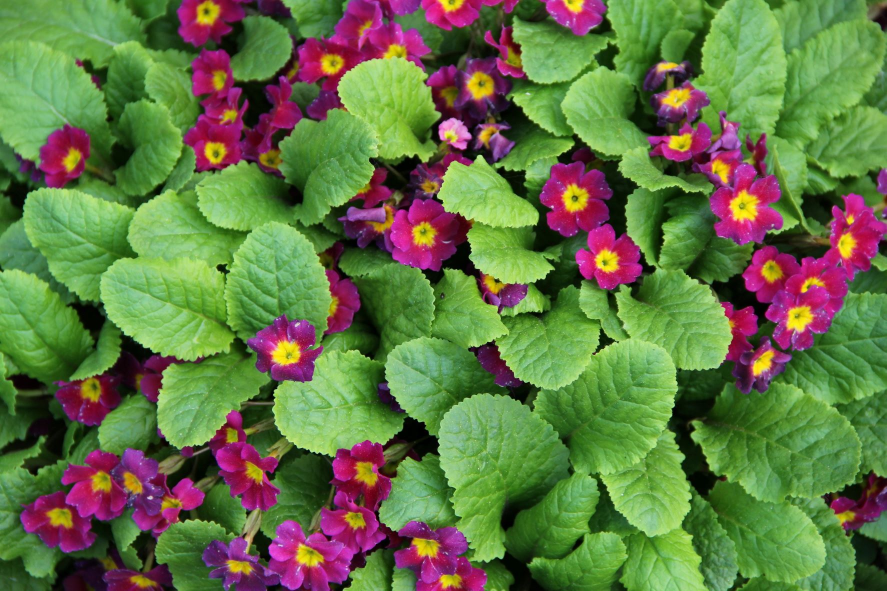
#> input picture lab5/flowers.JPG, 1773 x 1182 px (shown at 1/2 size)
$ jupyter execute --allow-errors lab5.ipynb
#> lines starting #> are read from the running program, lines starting #| are printed output that depends on the picture
# Визуализация массивов numpy

## Изображения как массивы
В компьютерной графике используется так называемое "растровое" представление изображения, которое представляет собой не что иное как матрицу "пикселей", каждый элемент которой является числовым кодом цвета. Массив numpy, имеющий подходящие размеры и подходящий тип данных, может быть визуализирован непосредственно как растровое изображение. Посмотрим простой пример.

[cell 1]
import numpy as np
gradient = np.tile(np.arange(0, 256, dtype='uint8'), (255, 1))
gradient

Стоит обратить внимание на тип данных - uint8. Это целое беззнаковое 8-битное число. Проще говоря, просто 1 байт. Именно такой тип используется для кодирования цвета (хотя библиотека matplotlib позволяет визуализировать массивы с любыми типами данных, но для некоторых других целей стоит использовать тип uint8). О функции `np.tile` почитайте подробнее в документации.

[cell 2]
import matplotlib.pyplot as plt
plt.imshow(gradient, cmap='gray', vmin=0, vmax=255)
plt.show()

Визуализация массива в matplotlib выполняется с помощью функции imshow. Аргументы `cmap='gray', vmin=0, vmax=255` говорят о том, что должны использоваться оттенки серого со значениями от 0 (черный) до 255 (белый).

**Упраженение №1**

Попробуйте поэкспериментировать с этими параметрами. Посмотреть встроенные цветовые схемы matplotlib можно здесь: https://matplotlib.org/stable/tutorials/colors/colormaps.html

[cell 3]
import matplotlib.pyplot as plt
plt.imshow(gradient, cmap='summer', vmin=100, vmax=200)
plt.show()

[cell 4]
import matplotlib.pyplot as plt
plt.imshow(gradient, cmap='Reds', vmin=0, vmax=255)
plt.show()

[cell 5]
import matplotlib.pyplot as plt
plt.imshow(gradient, cmap='plasma_r', vmin=0, vmax=255)
plt.show()

[cell 6]
import matplotlib.pyplot as plt
plt.imshow(gradient, cmap='plasma', vmin=1, vmax=10)
plt.show()

## Загрузка растрового изображения в массив
Воспользовавшись библиотекой pillow можно загрузить в массив растровое изображение.

[cell 7]
from PIL import Image
img = Image.open('flowers.JPG')
#> img is the input picture: PIL image 1773x1182 RGB; mean R, G, B 99, 116.7, 67.7
img_arr = np.array(img)

[cell 8]
img_arr.shape
#> Out = (1182, 1773, 3)

Мы получили 3-мерный массив. Первые две оси - это высота и ширина изображения, третья ось содержит три компонента цвета - красный, синий и зеленый. Отобразить изображение можно тем же способом.

[cell 9]
plt.imshow(img_arr)
plt.show()

Поскольку в данном случае мы имеем цветное изображение, параметр `cmap` указывать не нужно.

## Обработка изображений

Попробуем применить к изображению (или, что то же самое, к массиву) некоторые из известных нам операций. Например, усреднение по третьей оси (т.е. по оси цвета) дает нам черно-белое изображение.

[cell 10]
plt.imshow(img_arr.mean(axis=2), cmap='gray')
plt.show()
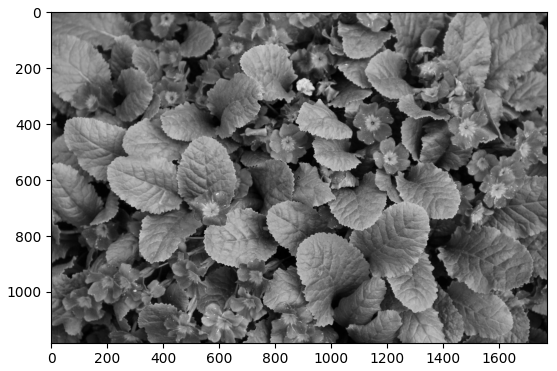
#> figure drawn by matplotlib, 1 panel

Можно визуализировать отдельно красный, зеленый и синий компоненты изображения.

[cell 11]
ax1 = plt.subplot(131)
ax1.imshow(img_arr[:, :, 0], cmap='Reds_r')
ax2 = plt.subplot(132)
ax2.imshow(img_arr[:, :, 1], cmap='Greens_r')
ax3 = plt.subplot(133)
ax3.imshow(img_arr[:, :, 2], cmap='Blues_r')
plt.show()
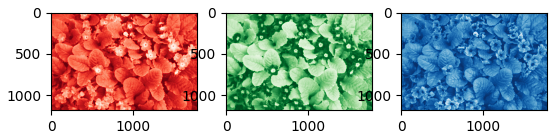
#> figure drawn by matplotlib, 3 panels

С помощью срезов и транспонирования можно переворачивать изображение (при транспонировании нужно правильно указать оси, чтобы цвет остался без изменений).

[cell 12]
ax1 = plt.subplot(221)
ax1.imshow(img_arr[::-1])
ax2 = plt.subplot(222)
ax2.imshow(img_arr[:, ::-1])
ax3 = plt.subplot(223)
ax3.imshow(img_arr[::-1, ::-1])
ax3 = plt.subplot(224)
ax3.imshow(np.transpose(img_arr, (1, 0, 2)))
plt.show()
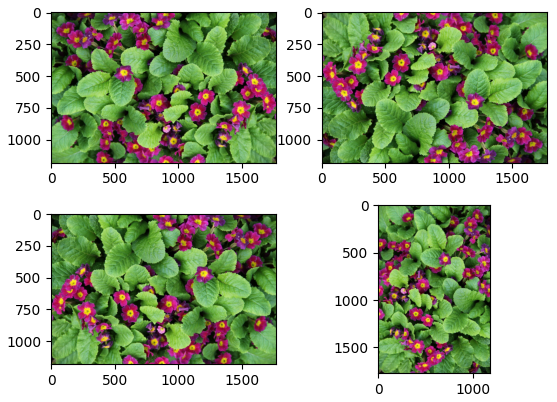
#> figure drawn by matplotlib, 4 panels

С помощью некоторых математических функций можно производить обработку изображения. Например, увеличить красный компонент (преобразования типов необходимы, чтобы не выйти за пределы допустимых значений байта и не получить некрасивые искажения).

[cell 13]
modified = img_arr.astype('float')
modified[:, :, 0] *= 1.5
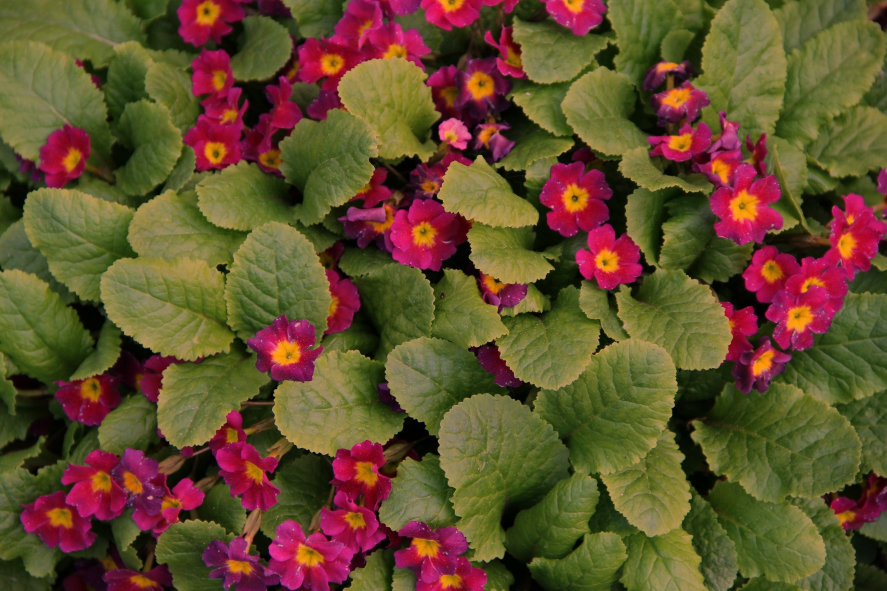
#> modified: shape (1182, 1773, 3) float64 (shown at 1/2 size); mean R, G, B 148.5, 116.7, 67.7; drawn with min black and max white
modified[modified > 255] = 255
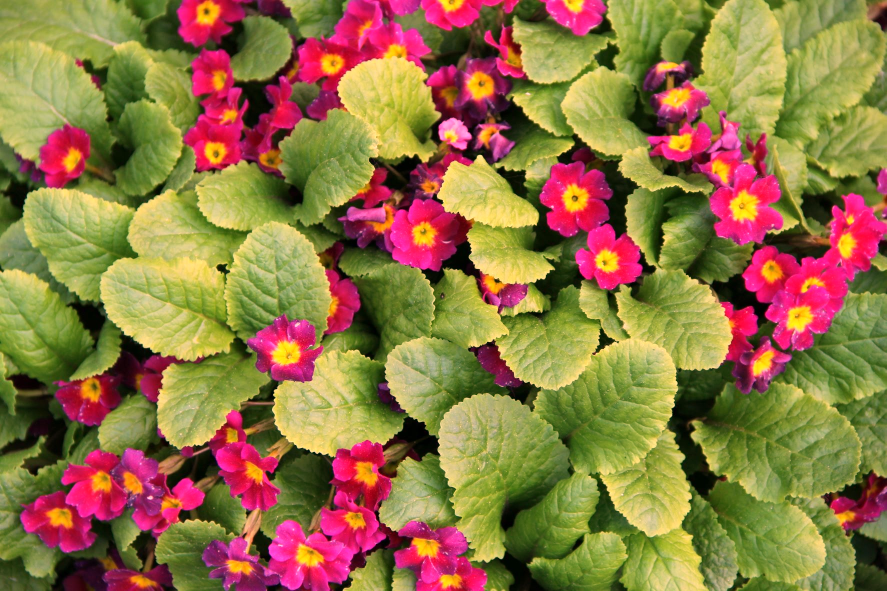
#> modified: shape (1182, 1773, 3) float64 (shown at 1/2 size); mean R, G, B 145.4, 116.7, 67.7
modified = modified.astype('uint8')
plt.imshow(modified)
plt.show()

Здесь стоит немного пояснить третью строчку. При применении к массивам логических операций мы получаем массив такого же размера, как исходный, но содержащий булевы значения.

[cell 14]
a = np.array([1, 2, 3, 4])
a > 2

С другой стороны в качестве "индекса" для среза мы можем использовать массив булевых значений, который означает, какие элементы из исходного массива войдут в срез, а какие - нет.

[cell 15]
a[[True, False, True, False]]

Соединяя эти два факта вместе мы получаем очень удобный способ фильтрации массива: в качестве индекса внутри квадратных скобок пишем логическое выражение, которое будет преобразовано в массив булевых значений, которые в свою очередь будут использваны в качестве индекса. Например, выберем из массива только четные элементы:

[cell 16]
a[a % 2 == 0]

Вернемся к нашему примеру. Строка `modified[modified > 255] = 255` означает, что те элементы массива, значение которых оказалось больше, чем 255 (максимальное значение в 1 байте), мы ограничиваем значением 255, чтобы избежать переполнения.

**Упражнение №2**

Поэкспериментируйте с этим примером. Попробуйте другие коэфициенты, другие компоненты цвета и другие математические операции.

[cell 17]
plt.imshow(img_arr.mean(axis=2), cmap='plasma_r')
plt.show()
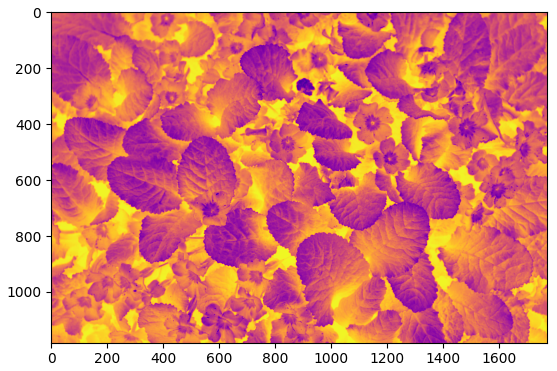
#> figure drawn by matplotlib, 1 panel

[cell 18]
ax1 = plt.subplot(221)
ax1.imshow(img_arr[::-1, ::-1])
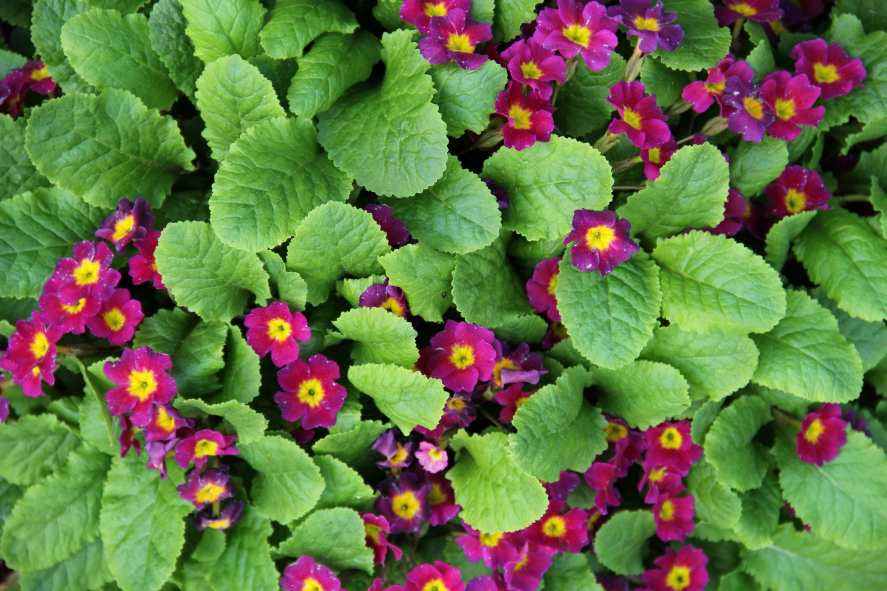
#> shown: shape (1182, 1773, 3) (shown at 1/2 size); mean R, G, B 99, 116.7, 67.7

[cell 19]
ax3 = plt.subplot(133)
ax3.imshow(np.transpose(img_arr[:, :, 2]), cmap='Reds_r')
plt.show()
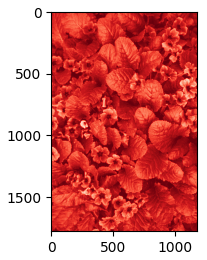
#> figure drawn by matplotlib, 1 panel

## Размытие изображения (задача)
Перед вами стоит задача написать функцию размытия изображений. Размытие изображения - частный случай операции "свертки" (или "конволюции"), которая часто применяется и в других задачах. Не вникая глубоко в математические детали, можно сказать, что суть этой операции в том, что элементы исходного массива суммируются со своими соседями с определенным весом. Для большей ясности начнем с обычного 1-мерного массива. Пусть у нас есть массив (для простоты пусть в нем будет большая часть нулей и только один ненулевой элемент в середине), и мы хотим просто усреднить каждое значение с его ближайшими соседями. Тогда массив весов будет состоять из трех единиц (чтобы исходная сумма осталась неизменной, поделим их на 3). Воспользуемся функцией `convolve1d` из библиотеки `scipy`.

[cell 20]
import scipy
import scipy.ndimage

[cell 21]
a = np.array([0, 0, 10, 0, 0], dtype=float)
w = np.array([1/3, 1/3, 1/3])
scipy.ndimage.convolve1d(a, w)

Попробуем взять другой массив весов. Например, пусть исходное значение входит в среднее с несколько большим весом, чем его соседи.

[cell 22]
a = np.array([0, 0, 10, 0, 0], dtype=float)
w = np.array([1/4, 1/2, 1/4])
scipy.ndimage.convolve1d(a, w)

Можно сделать свертку и большего размера.

[cell 23]
a = np.array([0, 0, 0, 10, 0, 0, 0], dtype=float)
w = np.array([1/12, 1/6, 1/2, 1/6, 1/12])
scipy.ndimage.convolve1d(a, w)

#> (a cell that did not finish here is left out)

[cell 25]
a = np.zeros((5, 5))
a[2, 2] = 10
a

[cell 26]
w = np.array([[1, 2, 1], [2, 4, 2], [1, 2, 1]], dtype=float)
w /= w.sum()
scipy.ndimage.convolve(a, w)

**Упражнение №3**

Напишите функцию размытия изображения с заданной весовой матрицей. При этом не забудьте учесть следующие детали:
1. Функция должна корректно работать как с цветными, так и с черно-белыми изображениями.
2. Весовая матрица, возможно, нуждается в нормировке.
3. В итоговом изображении не должно быть переполнения однобайтного типа.

[cell 27]
def pad(a, k):
#> called with a = array of shape (5, 5), k = 0
    m, n = a.shape
    b = np.zeros((m + 2, n + 2))
    for i in range(m):
        for j in range(n):
            b[i + 1, j + 1] += a[i, j]
    return b
A = np.array([[1, 1, 1], [1, 1, 1]])
print(pad(a, 0))

[cell 28]
k = np.array([[1, 2, 1], [2, 4, 2], [1, 2, 1]], dtype=float)
k /= k.sum()
def conv(a, k, i, j):
    n, m = k.shape
    c = pad(a, 1)
    b = (c[i: i + n, j: j + m] * k).sum()
    return b
print(conv(A, k, 0, 0))

[cell 29]
def blur(img_array, weights_array):
    n, m = img_array.shape
    b = np.zeros((n, m))
    for i in range(n):
        for j in range(m):
            b[i, j] = conv(img_array, weights_array, i, j)
    return b
print(blur(A, k))

**Упражнение №4**

Напишите функцию гауссова размытия. Функция принимает на вход дисперсию размытия (сигму), генерирует весовую матрицу и вызывает функцию из предыдущего задания.

Функция гауссова распределения (нормировочный множитель можно опустить, поскольку матрица в любом случае будет нормироваться потом):

$$
f(x) = e^{-\frac{1}{2}(\frac{x}{\sigma})^2}
$$
где `x` - расстояние до центра.

Подумайте, какого размера должна быть весовая матрица.

[cell 30]
def gaussian_blur(img_array, sigma):

    pass

## Генерирование изображений

В первом примере мы уже видели, как сгенерировать простой градиент. Давайте попробуем что-нибудь посложнее.

[cell 31]
x = np.linspace(-20, 20, 1000)
y = x[::-1].reshape((-1, 1))
dist = np.sqrt(x ** 2 + y ** 2)
img = np.sin(dist) * np.exp(-dist * 0.2)
plt.imshow(img)
plt.show()
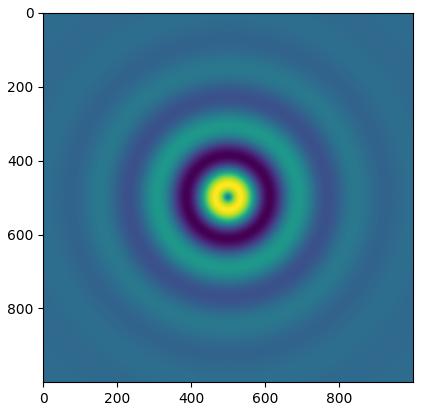
#> figure drawn by matplotlib, 1 panel

Здесь в переменной `x` мы создали линейную последовательность точек по оси x, в переменной `y` - эту же последовательность, но расположенную вертикально (реверс сделан, чтобы ось y была направлена как обычно снизу вверх - строки в массивах нумеруются сверху вниз). Сложение двух массивов, один из которых представляет собой строку, а другой - столбец, дает матрицу попарных сумм их элементов.

[cell 32]
a = np.array([1, 2, 3])
b = np.array([[10],
              [20],
              [30]])
a + b

С помощью этого приема легко одной операцией посчитать функцию двух переменных на некотором участке пространства. В данном случае мы посчитали затухающий синус.

**Упражнение №5**
Изобразите функцию на диапазоне \[-3, 3]
$$
f(x, y) = x^2 + (y + 1 - \sqrt{|x|})^2 - 1
$$

Напоследок сделаем что-нибудь по-настоящему красивое. Например, множество Мандельброта. Напомним, что это множество точек `c` на комплексной плоскости такое, что последовательность
$$
z_{n} = z_{n-1}^2 + c
$$
задает ограниченную последовательность.

На практике можно вычислить несколько итераций (скажем, 100), и если значение всё ещё меньше 2, можно считать, что в этой точке последовательность ограничена.

Для начала создадим комплексную плоскость.

[cell 33]
re = np.linspace(-2, 2, 200)
im = np.linspace(-2, 2, 200).reshape((-1, 1))
c = re + im * 1j

Теперь посчитаем последотельность. Можете не обращать внимания на предупреждение о переполнении - в некоторых точках последовательность уже ушла в бесконечность.

[cell 34]
z = np.zeros((200, 200))
for i in range(100):
    z = z ** 2 + c

Наконец, изобразим получившееся множество.

[cell 35]
img = np.zeros((200, 200))
img[np.abs(z) < 2] = 255
plt.imshow(img)
plt.show()
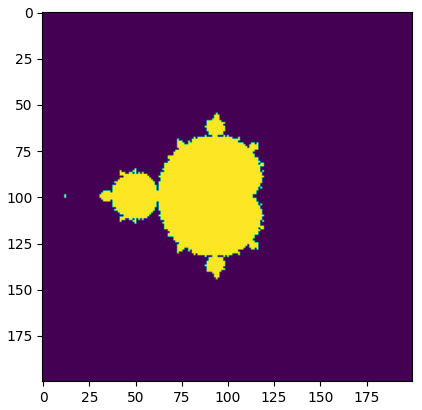
#> figure drawn by matplotlib, 1 panel
